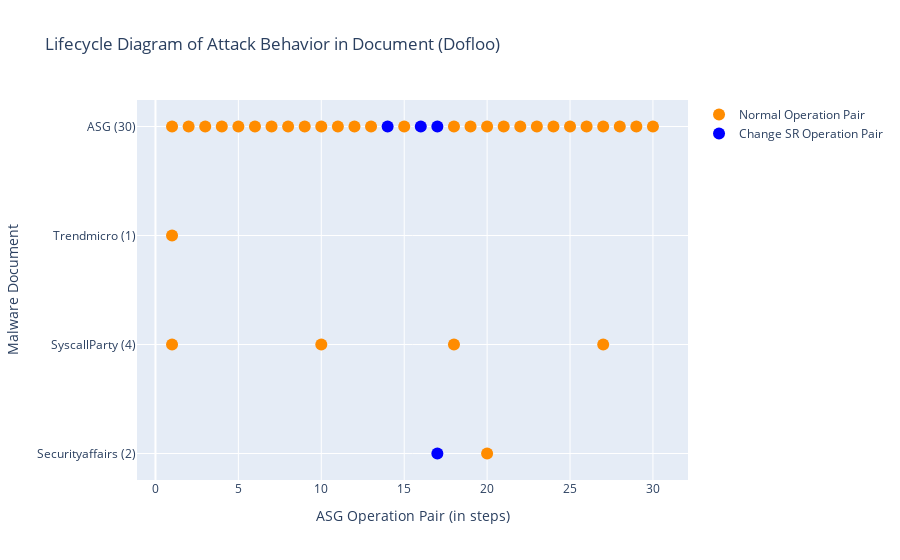

The cell this chart's notebook holds for it:
### Markdown cell above
### Run Script: draw Lifecycle diagram
- 兩個 traces (legend) 一般的 OP 和 ChangeSys OP。分兩個顏色，不重疊。
- x: [a,a,a,a,b,b,b,c,c,c] 不同 report 的 step 可以放同一個 list，因為屬於同個 trace。

### Code cell
# import plotly.express as px
import plotly.graph_objects as go

def symmetric_difference(list1: list, list2: list) -> list:
    ''' return list1 - list2. '''
    s = set(list2)
    temp3 = [x for x in list1 if x not in s]
    return temp3

def draw_lifecycle(fset:FamilySet):
    familname = fset.familyname
    # reportnames = [rem.reportname for rem in fset.rem_lst if len(rem.match_regex)]

    fig = go.Figure()
    x, y = [], []
    x_sys, y_sys = [], []
    for i, rem in enumerate(fset.rem_lst):
        if len(rem.OPset_order_index) == 0:
            continue

        numOfDot = len(rem.OPset_order_index)
        reportname = rem.reportname.split('.')[0]
        reportname = reportname.split('-')[1]
        if reportname == 'Ms':
            reportname = 'Microsoft'
        reportname += f' ({numOfDot})'
        x_sys.extend(rem.SysOPset_order_index) # 改變系統設定檔的 OP
        y_sys.extend([reportname] * len(rem.SysOPset_order_index))
        current_x_normal = symmetric_difference(rem.OPset_order_index, rem.SysOPset_order_index) # 一般的/其餘的 OP
        # print(reportname, 'numOfDot', numOfDot, 'rem.OPset_order_index', rem.OPset_order_index)
        # print('x_normal', current_x_normal, 'x_sys', rem.SysOPset_order_index)
        x.extend(current_x_normal)
        y.extend([reportname] * len(current_x_normal))
        pass
    # todo: add baseline's lifecycle
    print()
    rowname = f'ASG ({len(fset.sample.OPset)})'
    current_x_system = fset.sample.OPset_sysOnly_ordered_index
    current_x_normal = symmetric_difference(list(range(len(fset.sample.OPset))), current_x_system) # all steps - sysobj steps
    # print(sorted(current_x_system)) # 只能放UPDATE的，OPEN/READ不能喔
    x_sys.extend(current_x_system)
    y_sys.extend([rowname] * len(current_x_system)) 
    x.extend(current_x_normal)
    y.extend([rowname] * len(current_x_normal))
    # print(rowname, len(fset.sample.OPset), len(current_x_system), len(current_x_normal))
    
    # normal OPs
    x = [idx+1 for idx in x] # add 1 to each asg index
    fig.add_trace(go.Scatter(
        x=x,
        y=y,
        marker=dict(color="darkorange", size=12),
        mode="markers",
        name="Normal Operation Pair",
    ))

    # changeSysObj OPs
    x_sys = x = [idx+1 for idx in x_sys]
    fig.add_trace(go.Scatter(
        x=x_sys,
        y=y_sys,
        marker=dict(color="blue", size=12),
        mode="markers",
        name="Change SR Operation Pair",
    ))

    fig.update_layout(title=f"Lifecycle Diagram of Attack Behavior in Document ({familname})",
                    xaxis_title="ASG Operation Pair (in steps)",
                    yaxis_title="Malware Document")
    fig.show()
    pass

draw_lifecycle(fset)

### Figure 1 — Plotly figure (JSON) as saved in the notebook; plotly's stock layout.template omitted (floating-point values rounded to 4 significant figures)
{"data": [{"marker": {"color": "darkorange", "size": 12}, "mode": "markers", "name": "Normal Operation Pair", "type": "scatter", "x": [20, 18, 10, 27, 1, 1, 1, 2, 3, 4, 5, 6, 7, 8, 9, 10, 11, 12, 13, 15, 18, 19, 20, 21, 22, 23, 24, 25, 26, 27, 28, 29, 30], "y": ["Securityaffairs (2)", "SyscallParty (4)", "SyscallParty (4)", "SyscallParty (4)", "SyscallParty (4)", "Trendmicro (1)", "ASG (30)", "ASG (30)", "ASG (30)", "ASG (30)", "ASG (30)", "ASG (30)", "ASG (30)", "ASG (30)", "ASG (30)", "ASG (30)", "ASG (30)", "ASG (30)", "ASG (30)", "ASG (30)", "ASG (30)", "ASG (30)", "ASG (30)", "ASG (30)", "ASG (30)", "ASG (30)", "ASG (30)", "ASG (30)", "ASG (30)", "ASG (30)", "ASG (30)", "ASG (30)", "ASG (30)"]}, {"marker": {"color": "blue", "size": 12}, "mode": "markers", "name": "Change SR Operation Pair", "type": "scatter", "x": [17, 16, 14, 17], "y": ["Securityaffairs (2)", "ASG (30)", "ASG (30)", "ASG (30)"]}], "layout": {"title": {"text": "Lifecycle Diagram of Attack Behavior in Document (Dofloo)"}, "xaxis": {"title": {"text": "ASG Operation Pair (in steps)"}}, "yaxis": {"title": {"text": "Malware Document"}}}}
